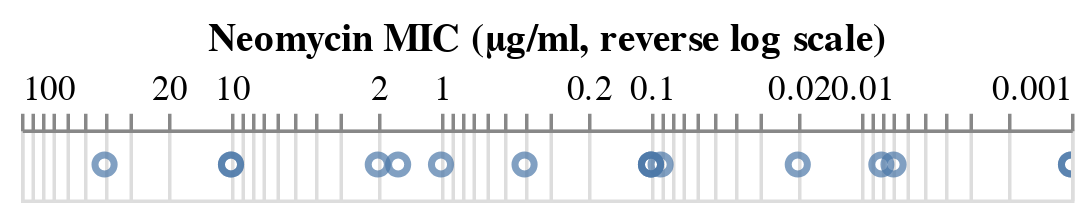

Notebook source saved alongside this figure:
### Code cell
ab_pl.plot.point(
    alt.X('Neomycin:Q', 
          sort='descending', 
          scale=alt.Scale(type='log'), 
          axis=alt.Axis(orient='top'),
          title='Neomycin MIC (μg/ml, reverse log scale)'),
    tooltip=['Bacteria', 'Neomycin']
)

### Figure 1 — Vega-Lite specification as saved in the notebook (floating-point values rounded to 4 significant figures)
{"config": {"view": {"continuousWidth": 300, "continuousHeight": 300}}, "data": {"name": "data-2d2407344da5b9caac1dfe46ae4ee80b"}, "mark": {"type": "point"}, "encoding": {"tooltip": [{"field": "Bacteria", "type": "nominal"}, {"field": "Neomycin", "type": "quantitative"}], "x": {"axis": {"orient": "top"}, "field": "Neomycin", "scale": {"type": "log"}, "sort": "descending", "title": "Neomycin MIC (μg/ml, reverse log scale)", "type": "quantitative"}}, "params": [{"name": "param_11", "select": {"type": "interval", "encodings": ["x", "y"]}, "bind": "scales"}], "$schema": "https://vega.github.io/schema/vega-lite/v5.20.1.json", "datasets": {"data-2d2407344da5b9caac1dfe46ae4ee80b": [{"": 0, "Bacteria": "Aerobacter aerogenes", "Penicillin": 870.0, "Streptomycin": 1.0, "Neomycin": 1.6, "Gram_Staining": "negative", "Genus": "other"}, {"": 1, "Bacteria": "Bacillus anthracis", "Penicillin": 0.001, "Streptomycin": 0.01, "Neomycin": 0.007, "Gram_Staining": "positive", "Genus": "other"}, {"": 2, "Bacteria": "Brucella abortus", "Penicillin": 1.0, "Streptomycin": 2.0, "Neomycin": 0.02, "Gram_Staining": "negative", "Genus": "other"}, {"": 3, "Bacteria": "Diplococcus pneumoniae", "Penicillin": 0.005, "Streptomycin": 11.0, "Neomycin": 10.0, "Gram_Staining": "positive", "Genus": "other"}, {"": 4, "Bacteria": "Escherichia coli", "Penicillin": 100.0, "Streptomycin": 0.4, "Neomycin": 0.1, "Gram_Staining": "negative", "Genus": "other"}, {"": 5, "Bacteria": "Klebsiella pneumoniae", "Penicillin": 850.0, "Streptomycin": 1.2, "Neomycin": 1.0, "Gram_Staining": "negative", "Genus": "other"}, {"": 6, "Bacteria": "Mycobacterium tuberculosis", "Penicillin": 800.0, "Streptomycin": 5.0, "Neomycin": 2.0, "Gram_Staining": "negative", "Genus": "other"}, {"": 7, "Bacteria": "Proteus vulgaris", "Penicillin": 3.0, "Streptomycin": 0.1, "Neomycin": 0.1, "Gram_Staining": "negative", "Genus": "other"}, {"": 8, "Bacteria": "Pseudomonas aeruginosa", "Penicillin": 850.0, "Streptomycin": 2.0, "Neomycin": 0.4, "Gram_Staining": "negative", "Genus": "other"}, {"": 9, "Bacteria": "Salmonella (Eberthella) typhosa", "Penicillin": 1.0, "Streptomycin": 0.4, "Neomycin": 0.008, "Gram_Staining": "negative", "Genus": "Salmonella"}, {"": 10, "Bacteria": "Salmonella schottmuelleri", "Penicillin": 10.0, "Streptomycin": 0.8, "Neomycin": 0.09, "Gram_Staining": "negative", "Genus": "Salmonella"}, {"": 11, "Bacteria": "Staphylococcus albus", "Penicillin": 0.007, "Streptomycin": 0.1, "Neomycin": 0.001, "Gram_Staining": "positive", "Genus": "Staphylococcus"}, {"": 12, "Bacteria": "Staphylococcus aureus", "Penicillin": 0.03, "Streptomycin": 0.03, "Neomycin": 0.001, "Gram_Staining": "positive", "Genus": "Staphylococcus"}, {"": 13, "Bacteria": "Streptococcus fecalis", "Penicillin": 1.0, "Streptomycin": 1.0, "Neomycin": 0.1, "Gram_Staining": "positive", "Genus": "Streptococcus"}, {"": 14, "Bacteria": "Streptococcus hemolyticus", "Penicillin": 0.001, "Streptomycin": 14.0, "Neomycin": 10.0, "Gram_Staining": "positive", "Genus": "Streptococcus"}, {"": 15, "Bacteria": "Streptococcus viridans", "Penicillin": 0.005, "Streptomycin": 10.0, "Neomycin": 40.0, "Gram_Staining": "positive", "Genus": "Streptococcus"}]}}
